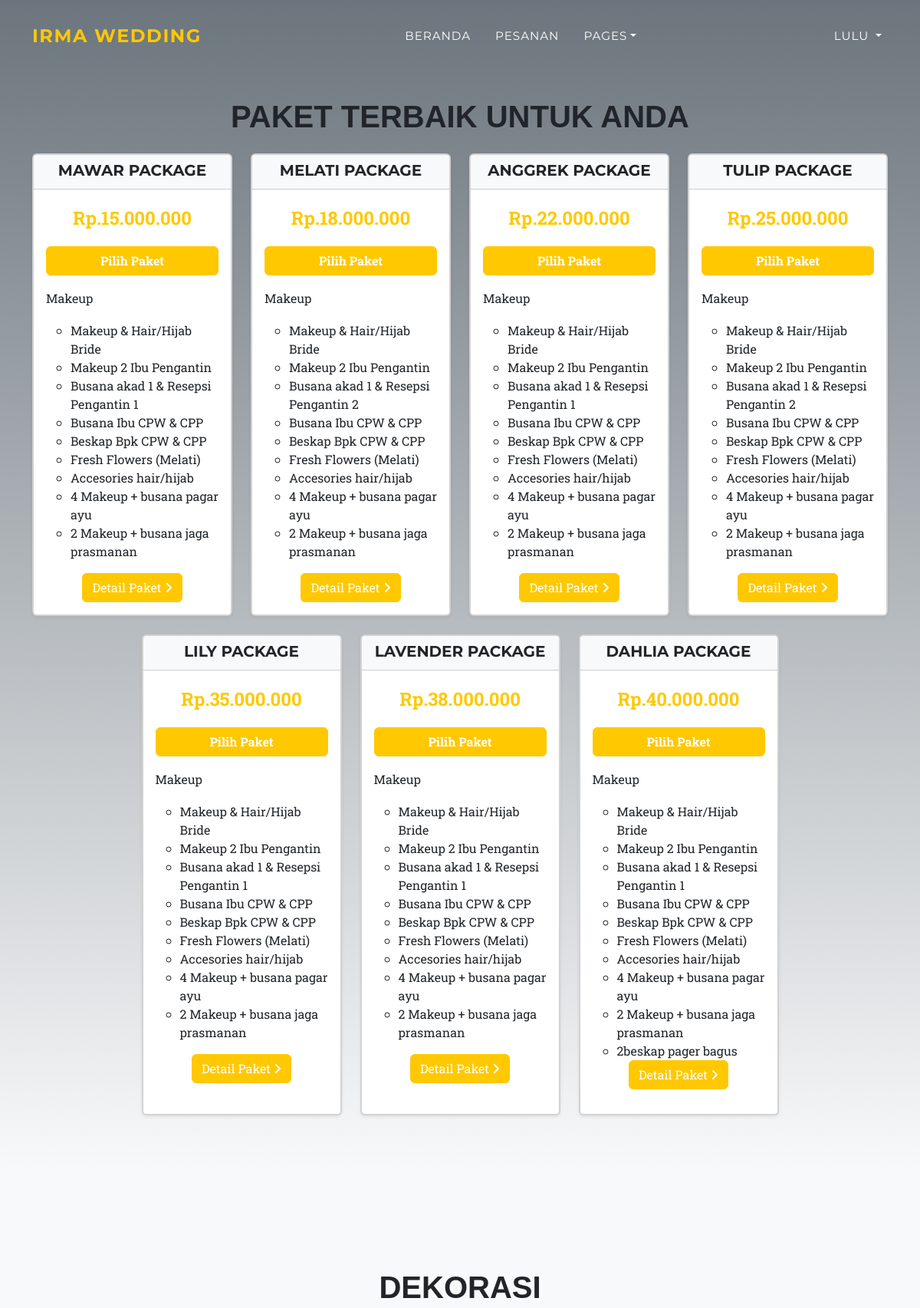
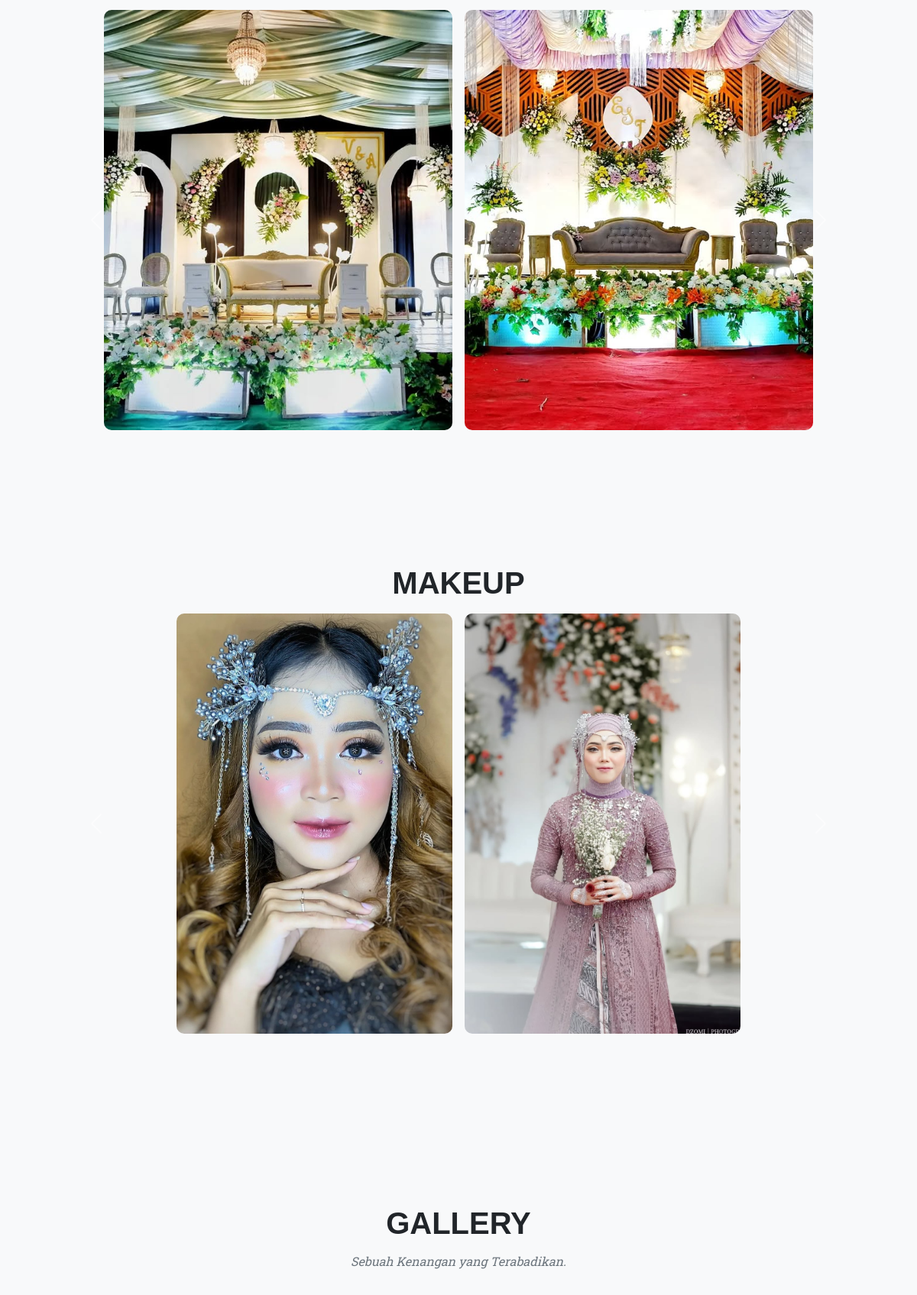
The app's page /pemesanan.php (signed in, upper part) with its own data (2 pictures, top to bottom).
### tables this page shows
CREATE TABLE `packages` (
  `id_paket` int(11) NOT NULL,
  `packages_heading` varchar(255) NOT NULL,
  `packages_price` varchar(255) NOT NULL,
  `packages_list` text NOT NULL
);

### pemesanan.php (the view, shortened to what this page needs)
<?php
require 'db-connect.php';
$username = isset($_SESSION['name']) ? $_SESSION['name'] : 'Guest';
?>
<!DOCTYPE html>
<html lang="en">
  <head>
    <link href="https://cdn.jsdelivr.net/npm/bootstrap@5.3.0/dist/css/bootstrap.min.css" rel="stylesheet">
    <link href="landing-page/css/styles.css" rel="stylesheet" />
  </head>
  <body id="page-top">
    <nav class="navbar navbar-expand-lg navbar-dark fixed-top" id="mainNav">
      <div class="container">
        <a href="#page-top" class="navbar-brand">Irma Wedding</a>
        <div class="collapse navbar-collapse d-flex justify-content-between align-items-center" id="navbarResponsive">
          <ul class="navbar-nav text-uppercase ms-auto py-4 py-lg-0">
            <li class="nav-item"><a class="nav-link" href="index.php">Beranda</a></li>
            <li class="nav-item"><a class="nav-link" href="action.php?act=pesanan">Pesanan</a></li>
            <li class="nav-item dropdown">
              <a class="nav-link dropdown-toggle" href="#" id="navbarDropdown" role="button" data-bs-toggle="dropdown" aria-expanded="false">Pages</a>
            </li>
          </ul>
          <ul class="navbar-nav text-uppercase ms-auto py-4 py-lg-0">
            <li class="nav-item dropdown">
              <a class="nav-link dropdown-toggle" href="#" id="navbarDropdown" role="button" data-bs-toggle="dropdown" aria-expanded="false">
                <?php echo htmlspecialchars($username); ?>
              </a>
            </li>
        </ul>
      </div>
    </div>
  </nav>
  <section id="package" class="package py-5 page-section bg-secondary">
    <div class="container">
        <div class="heading-text text-center mb-4">
            <h2 class="section-heading text-uppercase text-dark" style="font-family: 'Comic Sans MS', sans-serif; color: #fff; margin-top: 80px">Paket Terbaik Untuk Anda</h2>
        </div>
        <div class="row justify-content-center">
            <?php
            $query = "SELECT * FROM packages ORDER BY id_paket ASC";
            $result = mysqli_query($koneksi, $query);
            while ($row = mysqli_fetch_assoc($result)) {
                $features = explode("\n", $row['packages_list']);
            ?>
                <div class="col-md-3 mb-4">
                    <div class="card h-100 border-2 shadow-sm">
                        <div class="card-header text-center bg-light">
                            <h5 class="text-uppercase fw-bold text-dark mb-1"><?php echo $row['packages_heading']; ?></h5>
                        </div>
                        <div class="card-body">
                            <p class="price fs-4 fw-bold text-warning text-center"><?php echo $row['packages_price']; ?></p>
                            <button class="btn btn-warning w-100 mb-3 text-white fw-bold">Pilih Paket</button>
                            <div class="body-package">
                                <ul class="list-unstyled">
                                    <?php
                                    $max_visible_features = 12;
                                    for ($i = 0; $i < count($features) && $i < $max_visible_features; $i++) {
                                        echo html_entity_decode($features[$i]);
                                    }
                                    ?>
                                </ul>
                                <div class="text-center">
                                    <a class="btn btn-primary" data-bs-toggle="modal" data-bs-target="#ModalPaket<?php echo $row['id_paket']; ?>">
                                        Detail Paket <i class="fa-solid fa-angle-right"></i>
                                    </a>
                                </div>
                            </div>
                        </div>
                    </div>
                </div>
            <?php
            }
            ?>
        </div>
    </div>
</section>
  <section id="Dekorasi" class="dekorasi py-5 page-section bg-light">
  <div class="container">
    <div class="text-center">
      <h2 class="section-heading text-uppercase text-dark" style="font-family: 'Comic Sans MS', sans-serif; color: #fff; margin-top: 80px">DEKORASI</h2>
    </div>
    <div id="carouselDekorasi" class="carousel slide" data-bs-ride="carousel">
        <div class="carousel-inner">
            <div class="carousel-item active">
                <div class="row g-3 justify-content-center">
                    <div class="col-md-5">
                        <img class="dekorasi img-fluid" src="assets/img/dekorasi/dekor_1.jpg" alt="dekor1">
                    </div>
                    <div class="col-md-5">
                        <img class="dekorasi img-fluid" src="assets/img/dekorasi/dekor_2.jpg" alt="dekor2">
                    </div>
                </div>
            </div>
        </div>
        <button class="carousel-control-prev" type="button" data-bs-target="#carouselDekorasi" data-bs-slide="prev">
            <span class="carousel-control-prev-icon" aria-hidden="true"></span>
        </button>
        <button class="carousel-control-next" type="button" data-bs-target="#carouselDekorasi" data-bs-slide="next">
            <span class="carousel-control-next-icon" aria-hidden="true"></span>
        </button>
    </div>
  </div>
  </section>
  <section id="Makeup" class="makeup py-5 page-section bg-light">
  <div class="container">
    <div class="text-center">
      <h2 class="section-heading text-uppercase text-dark" style="font-family: 'Comic Sans MS', sans-serif; color: #fff; margin-top: 80px">MAKEUP</h2>
    </div>
    <div id="carouselMakeup" class="carousel slide" data-bs-ride="carousel">
        <div class="carousel-inner">
            <div class="carousel-item active">
                <div class="row g-3 justify-content-center">
                    <div class="col-md-4">
                        <img class="makeup img-fluid" src="assets/img/makeup/mua_1.jpg" alt="dekor1">
                    </div>
                    <div class="col-md-4">
                        <img class="makeup img-fluid" src="assets/img/makeup/mua_2.jpg" alt="dekor2">
                    </div>
                </div>
            </div>
        </div>
        <button class="carousel-control-prev" type="button" data-bs-target="#carouselMakeup" data-bs-slide="prev">
            <span class="carousel-control-prev-icon" aria-hidden="true"></span>
        </button>
        <button class="carousel-control-next" type="button" data-bs-target="#carouselMakeup" data-bs-slide="next">
            <span class="carousel-control-next-icon" aria-hidden="true"></span>
        </button>
    </div>
  </div>
  </section>
    <section id="portfolio" class="page-section bg-light">
        <div class="container">
            <div class="text-center">
            <h2 class="section-heading text-uppercase text-dark" style="font-family: 'Comic Sans MS', sans-serif; color: #fff; margin-top: 80px">gallery</h2>
            <h3 class="section-subheading text-muted">
              Sebuah Kenangan yang Terabadikan.
            </h3>
            </div>
        </div>
    </section>
  </body>
</html>

### pemesanan.php (style rules this page uses)
.carousel img.dekorasi { height: 550px; width: 100%; object-fit: cover; border-radius: 10px; }
.carousel img.makeup { height: 550px; width: auto; object-fit: cover; border-radius: 10px; }

### records on screen
packages: packages_heading "MAWAR PACKAGE", packages_price "Rp.15.000.000", i "Makeup", i "Makeup & Hair/Hijab Bride", i "Makeup 2 Ibu Pengantin", i "Busana akad 1 & Resepsi Pengantin 1", i "Busana Ibu CPW & CPP", i "Beskap Bpk CPW & CPP", i "Fresh Flowers (Melati)", i "Accesories hair/hijab", i "4 Makeup + busana pagar ayu", i "2 Makeup + busana jaga prasmanan"
packages: packages_heading "MELATI PACKAGE", packages_price "Rp.18.000.000", i "Makeup", i "Makeup & Hair/Hijab Bride", i "Makeup 2 Ibu Pengantin", i "Busana akad 1 & Resepsi Pengantin 2", i "Busana Ibu CPW & CPP", i "Beskap Bpk CPW & CPP", i "Fresh Flowers (Melati)", i "Accesories hair/hijab", i "4 Makeup + busana pagar ayu", i "2 Makeup + busana jaga prasmanan"
packages: packages_heading "ANGGREK PACKAGE", packages_price "Rp.22.000.000", i "Makeup", i "Makeup & Hair/Hijab Bride", i "Makeup 2 Ibu Pengantin", i "Busana akad 1 & Resepsi Pengantin 1", i "Busana Ibu CPW & CPP", i "Beskap Bpk CPW & CPP", i "Fresh Flowers (Melati)", i "Accesories hair/hijab", i "4 Makeup + busana pagar ayu", i "2 Makeup + busana jaga prasmanan"
packages: packages_heading "TULIP PACKAGE", packages_price "Rp.25.000.000", i "Makeup", i "Makeup & Hair/Hijab Bride", i "Makeup 2 Ibu Pengantin", i "Busana akad 1 & Resepsi Pengantin 2", i "Busana Ibu CPW & CPP", i "Beskap Bpk CPW & CPP", i "Fresh Flowers (Melati)", i "Accesories hair/hijab", i "4 Makeup + busana pagar ayu", i "2 Makeup + busana jaga prasmanan"
packages: packages_heading "LILY PACKAGE", packages_price "Rp.35.000.000", i "Makeup", i "Makeup & Hair/Hijab Bride", i "Makeup 2 Ibu Pengantin", i "Busana akad 1 & Resepsi Pengantin 1", i "Busana Ibu CPW & CPP", i "Beskap Bpk CPW & CPP", i "Fresh Flowers (Melati)", i "Accesories hair/hijab", i "4 Makeup + busana pagar ayu", i "2 Makeup + busana jaga prasmanan"
packages: packages_heading "LAVENDER PACKAGE", packages_price "Rp.38.000.000", i "Makeup", i "Makeup & Hair/Hijab Bride", i "Makeup 2 Ibu Pengantin", i "Busana akad 1 & Resepsi Pengantin 1", i "Busana Ibu CPW & CPP", i "Beskap Bpk CPW & CPP", i "Fresh Flowers (Melati)", i "Accesories hair/hijab", i "4 Makeup + busana pagar ayu", i "2 Makeup + busana jaga prasmanan"
packages: packages_heading "DAHLIA PACKAGE", packages_price "Rp.40.000.000", i "Makeup", i "Makeup & Hair/Hijab Bride", i "Makeup 2 Ibu Pengantin", i "Busana akad 1 & Resepsi Pengantin 1", i "Busana Ibu CPW & CPP", i "Beskap Bpk CPW & CPP", i "Fresh Flowers (Melati)", i "Accesories hair/hijab", i "4 Makeup + busana pagar ayu", i "2 Makeup + busana jaga prasmanan", i "2beskap pager bagus"

### other values on screen
$username "LULU"
